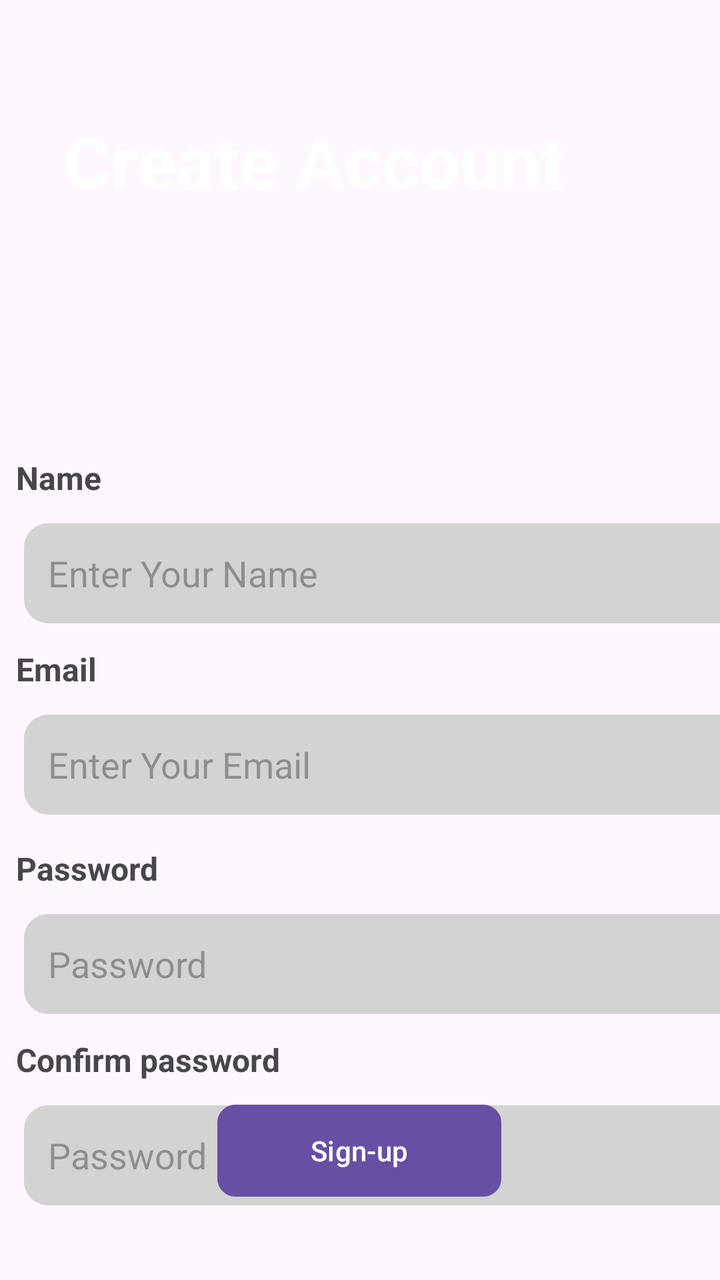
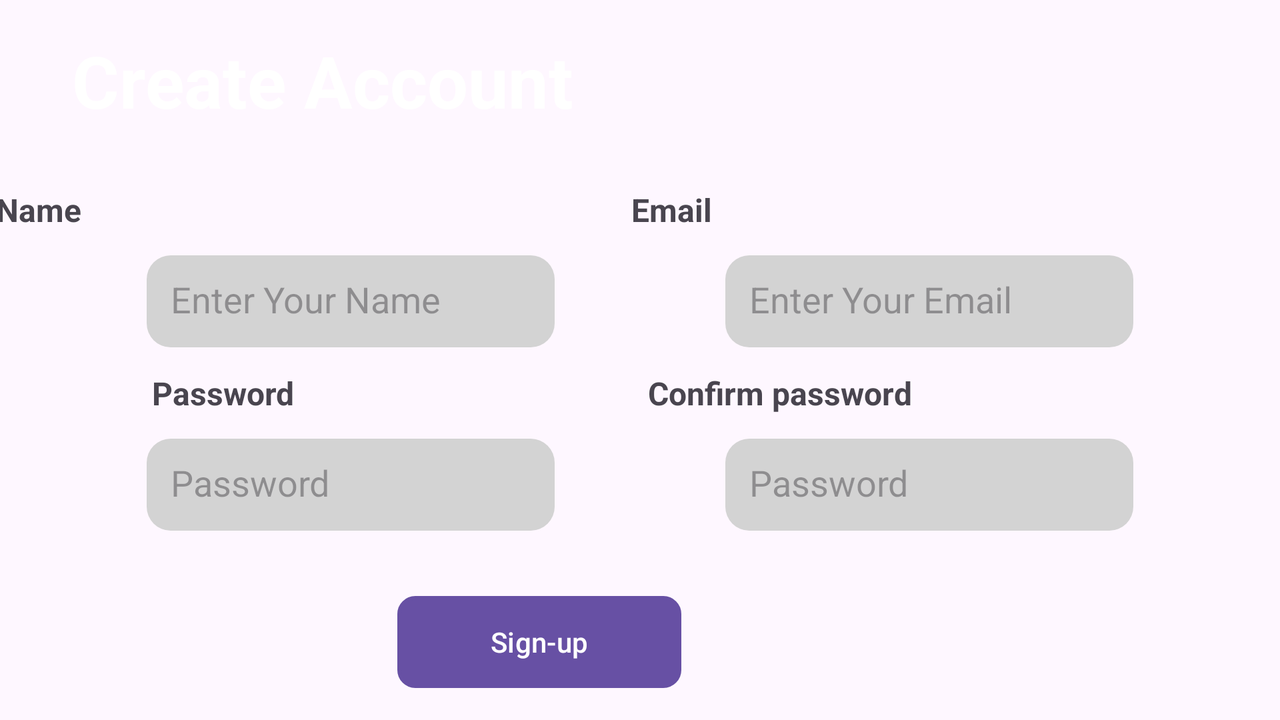

The same Android screen from two of the app's own layout files: first res/layout/ as a phone draws it, then the repository's variant for another configuration, drawn on a device whose configuration selects that folder. Both files follow.
<!-- AndroidManifest.xml: application theme Theme.StartxPlanify -->
<!-- res/layout/activity_sigup.xml -->
<?xml version="1.0" encoding="utf-8"?>
<androidx.constraintlayout.widget.ConstraintLayout xmlns:android="http://schemas.android.com/apk/res/android"
    xmlns:app="http://schemas.android.com/apk/res-auto"
    xmlns:tools="http://schemas.android.com/tools"
    android:id="@+id/mainLayout"
    android:layout_width="match_parent"
    android:layout_height="match_parent"
    tools:ignore="ExtraText"
    tools:layout_editor_absoluteX="-7dp"
    tools:layout_editor_absoluteY="-137dp">

    <ImageView
        android:id="@+id/headerImage"
        android:layout_width="416dp"
        android:layout_height="216dp"
        android:scaleType="centerCrop"
        app:layout_constraintEnd_toEndOf="parent"
        app:layout_constraintHorizontal_bias="0.0"
        app:layout_constraintStart_toStartOf="parent"
        app:srcCompat="@drawable/top_background"
        tools:layout_editor_absoluteY="1dp"
        tools:ignore="MissingConstraints" />

    <TextView
        android:id="@+id/titleText"
        android:layout_width="340dp"
        android:layout_height="64dp"
        android:layout_marginStart="32dp"
        android:layout_marginTop="56dp"
        android:text="@string/createAccount"
        android:textColor="@color/white"
        android:textSize="36sp"
        android:textStyle="bold"
        app:layout_constraintStart_toStartOf="parent"
        app:layout_constraintTop_toTopOf="@+id/headerImage"
        tools:ignore="MissingConstraints" />

    <TextView
        android:id="@+id/nameLabel"
        android:layout_width="wrap_content"
        android:layout_height="wrap_content"
        android:layout_marginStart="8dp"
        android:layout_marginTop="12dp"
        android:text="@string/name"
        android:textSize="16sp"
        android:textStyle="bold"
        app:layout_constraintStart_toStartOf="parent"
        app:layout_constraintTop_toBottomOf="@+id/headerImage"
        tools:ignore="MissingConstraints" />

    <EditText
        android:id="@+id/nameInput"
        android:layout_width="365dp"
        android:layout_height="50dp"
        android:layout_margin="12dp"
        android:background="@drawable/edittext_background"
        android:hint="@string/EnterName"
        android:inputType="text"
        android:padding="12sp"
        android:textColor="@color/text_color"
        android:textSize="18sp"
        app:layout_constraintEnd_toEndOf="parent"
        app:layout_constraintHorizontal_bias="0.0"
        app:layout_constraintStart_toStartOf="parent"
        app:layout_constraintTop_toBottomOf="@+id/nameLabel"
        tools:ignore="MissingConstraints" />

    <TextView
        android:id="@+id/emailLabel"
        android:layout_width="wrap_content"
        android:layout_height="wrap_content"
        android:layout_marginStart="8dp"
        android:layout_marginTop="12dp"
        android:text="@string/email"
        android:textSize="16sp"
        android:textStyle="bold"
        app:layout_constraintStart_toStartOf="parent"
        app:layout_constraintTop_toBottomOf="@+id/nameInput"
        tools:ignore="MissingConstraints" />

    <EditText
        android:id="@+id/emailInput"
        android:layout_width="365dp"
        android:layout_height="50dp"
        android:layout_margin="12dp"
        android:background="@drawable/edittext_background"
        android:hint="@string/EnterEmail"
        android:inputType="textEmailAddress"
        android:padding="12sp"
        android:textColor="@color/text_color"
        android:textSize="18sp"
        app:layout_constraintEnd_toEndOf="parent"
        app:layout_constraintHorizontal_bias="0.0"
        app:layout_constraintStart_toStartOf="parent"
        app:layout_constraintTop_toBottomOf="@+id/emailLabel"
        tools:ignore="MissingConstraints" />

    <TextView
        android:id="@+id/passwordLabel"
        android:layout_width="wrap_content"
        android:layout_height="wrap_content"
        android:layout_marginStart="8dp"
        android:layout_marginTop="16dp"
        android:text="@string/pass"
        android:textSize="16sp"
        android:textStyle="bold"
        app:layout_constraintStart_toStartOf="parent"
        app:layout_constraintTop_toBottomOf="@+id/emailInput"
        tools:ignore="MissingConstraints" />

    <EditText
        android:id="@+id/passwordInput"
        android:layout_width="365dp"
        android:layout_height="50dp"
        android:layout_margin="12dp"
        android:background="@drawable/edittext_background"
        android:hint="@string/Enterpass"
        android:inputType="textPassword"
        android:padding="12sp"
        android:textColor="@color/text_color"
        android:textSize="18sp"
        app:layout_constraintEnd_toEndOf="parent"
        app:layout_constraintHorizontal_bias="0.0"
        app:layout_constraintStart_toStartOf="parent"
        app:layout_constraintTop_toBottomOf="@+id/passwordLabel"
        tools:ignore="MissingConstraints" />

    <TextView
        android:id="@+id/confirmPasswordLabel"
        android:layout_width="wrap_content"
        android:layout_height="wrap_content"
        android:layout_marginStart="8dp"
        android:layout_marginTop="12dp"
        android:text="@string/confirm_pass"
        android:textSize="16sp"
        android:textStyle="bold"
        app:layout_constraintStart_toStartOf="parent"
        app:layout_constraintTop_toBottomOf="@+id/passwordInput"
        tools:ignore="MissingConstraints" />

    <EditText
        android:id="@+id/confirmPasswordInput"
        android:layout_width="365dp"
        android:layout_height="50dp"
        android:layout_margin="12dp"
        android:background="@drawable/edittext_background"
        android:hint="@string/Enterpass"
        android:inputType="textPassword"
        android:padding="12sp"
        android:textColor="@color/text_color"
        android:textSize="18sp"
        app:layout_constraintEnd_toEndOf="parent"
        app:layout_constraintHorizontal_bias="0.0"
        app:layout_constraintStart_toStartOf="parent"
        app:layout_constraintTop_toBottomOf="@+id/confirmPasswordLabel"
        tools:ignore="MissingConstraints" />

    <Button
        android:id="@+id/signupButton"
        android:layout_width="142dp"
        android:layout_height="46dp"
        android:layout_marginBottom="44dp"
        android:background="@drawable/background_button"
        android:text="@string/signup_button"
        app:layout_constraintBottom_toBottomOf="parent"
        app:layout_constraintEnd_toEndOf="parent"
        app:layout_constraintHorizontal_bias="0.498"
        app:layout_constraintStart_toStartOf="parent"
        app:layout_constraintTop_toBottomOf="@+id/confirmPasswordInput"
        app:layout_constraintVertical_bias="0.957"
        tools:ignore="UnknownIdInLayout" />

</androidx.constraintlayout.widget.ConstraintLayout>
<!-- resources referenced by this layout -->
<resources>
  <color name="text_color">#707070</color>
  <color name="white">#FFFFFFFF</color>
  <!-- drawable background_button (drawable) -->
  <?xml version="1.0" encoding="utf-8"?>
  <selector xmlns:android="http://schemas.android.com/apk/res/android">
  
      <item android:state_pressed="false">
          <shape android:shape="rectangle">
              <corners android:radius="8dp"/> 
              <solid android:color="@color/green"/>
              <stroke android:width="2dp" android:color="@color/black"/> 
              <padding android:left="12dp" android:right="12dp"/>
          </shape>
      </item>
  
  
  </selector>
  <!-- drawable edittext_background (drawable) -->
  <?xml version="1.0" encoding="utf-8"?>
  <shape xmlns:android="http://schemas.android.com/apk/res/android">
      <corners android:radius="12dp"/>
      <solid android:color="@color/gray"/>
      <padding android:left="12dp" android:right="12dp"/>
  </shape>
  <string name="EnterEmail">Enter Your Email</string>
  <string name="EnterName">Enter Your Name</string>
  <string name="Enterpass">Password</string>
  <string name="confirm_pass">Confirm password</string>
  <string name="createAccount">Create Account</string>
  <string name="email">Email</string>
  <string name="name">Name</string>
  <string name="pass">Password</string>
  <string name="signup_button">Sign-up</string>
  <style name="Theme.StartxPlanify" parent="Base.Theme.StartxPlanify" />
  <color name="green">#0eed1d</color>
  <color name="black">#FF000000</color>
  <color name="gray">#D3D3D3</color>
  <style name="Base.Theme.StartxPlanify" parent="Theme.Material3.DayNight.NoActionBar">
          
          
      </style>
</resources>
<!-- res/layout-land/activity_sigup.xml (the repository's variant of the layout above) -->
<!-- drawn on the phone turned sideways -->
<?xml version="1.0" encoding="utf-8"?>
<androidx.constraintlayout.widget.ConstraintLayout xmlns:android="http://schemas.android.com/apk/res/android"
    xmlns:app="http://schemas.android.com/apk/res-auto"
    xmlns:tools="http://schemas.android.com/tools"
    android:id="@+id/mainLayout"
    android:layout_width="match_parent"
    android:layout_height="match_parent"
    tools:ignore="ExtraText"
    tools:layout_editor_absoluteX="-7dp"
    tools:layout_editor_absoluteY="-137dp">

    <Button
        android:id="@+id/signupButton"
        android:layout_width="142dp"
        android:layout_height="46dp"
        android:layout_marginEnd="280dp"
        android:layout_marginBottom="16dp"
        android:background="@drawable/background_button"
        android:text="@string/signup_button"
        app:layout_constraintBottom_toBottomOf="parent"
        app:layout_constraintEnd_toEndOf="parent"
        app:layout_constraintHorizontal_bias="0.912"
        app:layout_constraintStart_toStartOf="parent"
        tools:ignore="UnknownIdInLayout" />

    <ImageView
        android:id="@+id/headerImage"
        android:layout_width="857dp"
        android:layout_height="82dp"
        android:scaleType="centerCrop"
        app:layout_constraintEnd_toEndOf="parent"
        app:layout_constraintHorizontal_bias="0.021"
        app:layout_constraintStart_toStartOf="parent"
        app:layout_constraintTop_toTopOf="parent"
        app:srcCompat="@drawable/top_background"
        tools:ignore="MissingConstraints" />

    <TextView
        android:id="@+id/nameLabel"
        android:layout_width="wrap_content"
        android:layout_height="wrap_content"
        android:layout_marginTop="12dp"
        android:layout_marginEnd="276dp"
        android:text="@string/name"
        android:textSize="16sp"
        android:textStyle="bold"
        app:layout_constraintEnd_toStartOf="@+id/emailLabel"
        app:layout_constraintHorizontal_bias="0.888"
        app:layout_constraintStart_toStartOf="parent"
        app:layout_constraintTop_toBottomOf="@+id/headerImage"
        tools:ignore="MissingConstraints" />

    <EditText
        android:id="@+id/emailInput"
        android:layout_width="204dp"
        android:layout_height="46dp"
        android:layout_margin="12dp"
        android:layout_marginTop="8dp"
        android:autofillHints="zdz"
        android:background="@drawable/edittext_background"
        android:ems="10"
        android:hint="@string/EnterEmail"
        android:inputType="textEmailAddress"
        android:padding="12sp"
        android:textColor="@color/text_color"
        android:textSize="18sp"
        app:layout_constraintEnd_toEndOf="parent"
        app:layout_constraintHorizontal_bias="0.5"
        app:layout_constraintStart_toEndOf="@+id/nameInput"
        app:layout_constraintTop_toBottomOf="@+id/emailLabel"
        tools:ignore="MissingConstraints,TextFields" />

    <TextView
        android:id="@+id/emailLabel"
        android:layout_width="0dp"
        android:layout_height="wrap_content"
        android:layout_marginTop="12dp"
        android:layout_marginEnd="284dp"
        android:text="@string/email"
        android:textSize="16sp"
        android:textStyle="bold"
        app:layout_constraintEnd_toEndOf="parent"
        app:layout_constraintTop_toBottomOf="@+id/headerImage"
        tools:ignore="MissingConstraints" />

    <TextView
        android:id="@+id/passwordLabel"
        android:layout_width="wrap_content"
        android:layout_height="wrap_content"
        android:layout_marginStart="76dp"
        android:layout_marginTop="12dp"
        android:text="@string/pass"
        android:textSize="16sp"
        android:textStyle="bold"
        app:layout_constraintStart_toStartOf="parent"
        app:layout_constraintTop_toBottomOf="@+id/nameInput"
        tools:ignore="UnknownId,UnknownIdInLayout" />

    <TextView
        android:id="@+id/confirmPasswordLabel"
        android:layout_width="wrap_content"
        android:layout_height="wrap_content"
        android:layout_marginTop="12dp"
        android:layout_marginEnd="184dp"
        android:text="@string/confirm_pass"
        android:textSize="16sp"
        android:textStyle="bold"
        app:layout_constraintEnd_toEndOf="parent"
        app:layout_constraintTop_toBottomOf="@+id/emailInput"
        tools:ignore="MissingConstraints" />

    <EditText
        android:id="@+id/passwordInput"
        android:layout_width="204dp"
        android:layout_height="46dp"
        android:layout_margin="12dp"
        android:layout_marginStart="108dp"
        android:layout_marginTop="65dp"
        android:autofillHints="zdz"
        android:background="@drawable/edittext_background"
        android:ems="10"
        android:hint="@string/Enterpass"
        android:inputType="textPassword"
        android:padding="12dp"
        android:textColor="@color/text_color"
        android:textSize="18sp"
        app:layout_constraintBottom_toBottomOf="parent"
        app:layout_constraintEnd_toStartOf="@+id/confirmPasswordInput"
        app:layout_constraintHorizontal_bias="0.5"
        app:layout_constraintStart_toStartOf="parent"
        app:layout_constraintTop_toBottomOf="@+id/passwordLabel"
        app:layout_constraintVertical_bias="0.0"
        tools:ignore="MissingConstraints,TextFields" />

    <EditText
        android:id="@+id/confirmPasswordInput"
        android:layout_width="204dp"
        android:layout_height="46dp"
        android:layout_margin="12dp"
        android:layout_marginTop="24dp"
        android:layout_marginEnd="116dp"
        android:autofillHints="zdz"
        android:background="@drawable/edittext_background"
        android:ems="10"
        android:hint="@string/Enterpass"
        android:inputType="textPassword"
        android:padding="12dp"
        android:textColor="@color/text_color"
        android:textSize="18sp"
        app:layout_constraintBottom_toBottomOf="parent"
        app:layout_constraintEnd_toEndOf="parent"
        app:layout_constraintHorizontal_bias="0.5"
        app:layout_constraintStart_toEndOf="@+id/passwordInput"
        app:layout_constraintTop_toBottomOf="@+id/confirmPasswordLabel"
        app:layout_constraintVertical_bias="0.0"
        tools:ignore="MissingConstraints,TextFields" />

    <EditText
        android:id="@+id/nameInput"
        android:layout_width="204dp"
        android:layout_height="46dp"
        android:layout_margin="12dp"
        android:layout_marginTop="12dp"
        android:autofillHints="zdz"
        android:background="@drawable/edittext_background"
        android:ems="10"
        android:hint="@string/EnterName"
        android:inputType="text"
        android:padding="12sp"
        android:textColor="@color/text_color"
        android:textSize="18sp"
        app:layout_constraintEnd_toStartOf="@+id/emailInput"
        app:layout_constraintHorizontal_bias="0.5"
        app:layout_constraintStart_toStartOf="parent"
        app:layout_constraintTop_toBottomOf="@+id/nameLabel"
        tools:ignore="MissingConstraints" />

    <TextView
        android:id="@+id/titleText"
        android:layout_width="340dp"
        android:layout_height="64dp"
        android:layout_marginStart="36dp"
        android:layout_marginTop="16dp"
        android:text="@string/createAccount"
        android:textColor="@color/white"
        android:textSize="36sp"
        android:textStyle="bold"
        app:layout_constraintStart_toStartOf="parent"
        app:layout_constraintTop_toTopOf="@+id/headerImage"
        tools:ignore="MissingConstraints" />

</androidx.constraintlayout.widget.ConstraintLayout>
